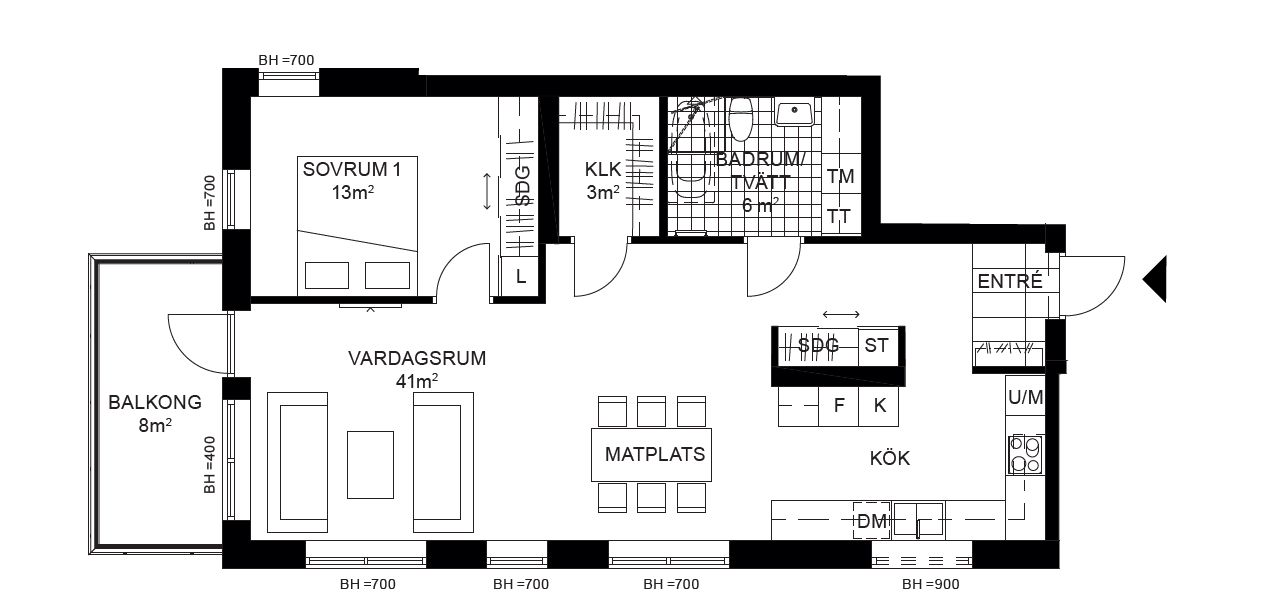
#> input picture Images/Calibrations/wallcalibration.png, 1261 x 611 px; the run also reads 1 picture not shown here
$ python main.py
#> lines starting #> are read from the running program, lines starting #| are printed output that depends on the picture; after the words box and inside, x2 and y2 are one past the last pixel; in counts of white or black regions, pixels touching at a corner belong together
### FloorplanToBlenderLib/config.py
import configparser
import os
import cv2
import json

from . import IO
from . import const
from . import calculate


def read_calibration(floorplan):

    if floorplan.wall_size_calibration == 0:
        floorplan.wall_size_calibration = create_image_scale_calibration(floorplan)
    return floorplan.wall_size_calibration


def create_image_scale_calibration(floorplan, got_settings=False):


    calibration_img = cv2.imread(floorplan.calibration_image_path)
    return calculate.wall_width_average(calibration_img)


def generate_file():


    conf = configparser.ConfigParser()
    conf["SYSTEM"] = {
        const.STR_OVERWRITE_DATA: const.DEFAULT_OVERWRITE_DATA,
        const.STR_BLENDER_INSTALL_PATH: IO.get_blender_os_path(),
        const.STR_OUT_FORMAT: json.dumps(const.DEFAULT_OUT_FORMAT),
    }

    os.makedirs(os.path.dirname(const.SYSTEM_CONFIG_FILE_NAME), exist_ok=True)
    with open(const.SYSTEM_CONFIG_FILE_NAME, "w") as configfile:
        conf.write(configfile)


    conf = configparser.ConfigParser()
    conf["IMAGE"] = {
        const.STR_IMAGE_PATH: json.dumps(const.DEFAULT_IMAGE_PATH),
        "COLOR": json.dumps([0, 0, 0]),
    }

    conf["TRANSFORM"] = {
        "position": json.dumps([0, 0, 0]),
        "rotation": json.dumps([0, 0, 90]),
        "scale": json.dumps([1, 1, 1]),
        "margin": json.dumps([0, 0, 0]),
    }

    conf[const.FEATURES] = {
        const.STR_FLOORS: json.dumps(const.DEFAULT_FEATURES),
        const.STR_ROOMS: json.dumps(const.DEFAULT_FEATURES),
        const.STR_WALLS: json.dumps(const.DEFAULT_FEATURES),
        const.STR_DOORS: json.dumps(const.DEFAULT_FEATURES),
        const.STR_WINDOWS: json.dumps(const.DEFAULT_FEATURES),
    }

    conf[const.SETTINGS] = {
        const.STR_REMOVE_NOISE: json.dumps(const.DEFAULT_REMOVE_NOISE),
        const.STR_RESCALE_IMAGE: json.dumps(const.DEFAULT_RESCALE_IMAGE),
    }

    conf[const.WALL_CALIBRATION] = {
        const.STR_CALIBRATION_IMAGE_PATH: json.dumps(
            const.DEFAULT_CALIBRATION_IMAGE_PATH
        ),
        const.STR_WALL_SIZE_CALIBRATION: json.dumps(
            const.DEFAULT_WALL_SIZE_CALIBRATION
        ),
    }

    with open(const.IMAGE_DEFAULT_CONFIG_FILE_NAME, "w") as configfile:
        conf.write(configfile)


# [12 lines left out: functions show, update, not called in this run]


def file_exist(name):

    return os.path.isfile(name)


def get_all(path):

    return get(path)


def get(config_path, *args):

#> called with config_path = './Configs/system.ini'
    conf = configparser.ConfigParser()

    if not file_exist(config_path):
        generate_file()
    conf.read(config_path)

    for key in args:
        conf = conf[key]
#> the answer given: Images/Models/Doors/door.png

    if args is None:
        return conf
    else:
        return conf


def get_default_image_path():
    return get(const.IMAGE_DEFAULT_CONFIG_FILE_NAME, "IMAGE", const.STR_IMAGE_PATH)


def get_default_blender_installation_path():
    return get(const.SYSTEM_CONFIG_FILE_NAME, "SYSTEM", const.STR_BLENDER_INSTALL_PATH)

### FloorplanToBlenderLib/floorplan.py
import json

from . import const
from . import config


def new_floorplan(config):

    return floorplan(config)


class floorplan:


    def __init__(self, conf=None):
        if conf is None:

            conf = const.IMAGE_DEFAULT_CONFIG_FILE_NAME
        self.conf = conf
        self.create_variables_from_config(self.conf)

    def __str__(self):
        return str(vars(self))

    def create_variables_from_config(self, conf):
#> called with conf = './Configs/default.ini'
        settings = config.get_all(conf)
        settings_dict = {s: dict(settings.items(s)) for s in settings.sections()}
        for group in settings_dict.items():
            for item in group[1].items():
                setattr(self, item[0], json.loads(item[1]))
#> the loop `for fp in floorplans:` made 1 pass; the answer given on pass 1: Images/Calibrations/wallcalibration.png

### FloorplanToBlenderLib/IO.py
import json
import os
from shutil import which
import shutil
import cv2
import platform
from sys import platform as pf
import numpy as np

from . import const
from . import image
from . import config


def find_reuseable_data(image_path, path):

#> called with image_path = 'Images/Calibrations/wallcalibration.png', path = 'Data/'
    for _, dirs, _ in os.walk(path):
        for dir in dirs:
            try:
                with open(path + dir + const.TRANSFORM_PATH) as f:
                    data = f.read()
                js = json.loads(data)
                if image_path == js[const.STR_IMAGE_PATH]:
                    return js[const.STR_ORIGIN_PATH], js[const.STR_SHAPE]
            except IOError:
                continue
    return None, None


def find_files(filename, search_path):

    for root, _, files in os.walk(search_path):
        if filename in files:
            return os.path.join(root, filename)
    return None


def blender_installed():

    if pf == "linux" or pf == "linux2":

        return find_files("blender", "/")
    elif pf == "darwin":

        return find_files("blender", "/")
    elif pf == "win32":

        return find_files("blender.exe", "C:\\")


def get_blender_os_path():
    _platform = platform.system()
    if (
        _platform.lower() == "linux"
        or _platform.lower() == "linux2"
        or _platform.lower() == "ubuntu"
    ):
        return const.LINUX_DEFAULT_BLENDER_INSTALL_PATH
    elif _platform.lower() == "darwin":
        return const.MAC_DEFAULT_BLENDER_INSTALL_PATH
    elif "win" in _platform.lower():
        return const.WIN_DEFAULT_BLENDER_INSTALL_PATH


def read_image(path, floorplan=None):


#> called with path = 'Images/Calibrations/wallcalibration.png'
    img = cv2.imread(path)
#> img is the input picture: shape (611, 1261, 3); mean B, G, R 229.1, 228.9, 229.1
    if img is None:
        print(f"ERROR: Image {path} could not be read by OpenCV library.")
        raise IOError

    scale_factor = 1
    if floorplan is not None:
        if floorplan.remove_noise:
            img = image.denoising(img)
        if floorplan.rescale_image:

            calibrations = config.read_calibration(floorplan)
            floorplan.wall_size_calibration = calibrations
            scale_factor = image.detect_wall_rescale(float(calibrations), img)
            if scale_factor is None:
                print(

                    + "If rescale still is needed, please rescale manually."
                )
                scale_factor = 1
            else:
                img = image.cv2_rescale_image(img, scale_factor)

    return img, cv2.cvtColor(img, cv2.COLOR_BGR2GRAY), scale_factor


# [5 lines left out: function readlines_file, not called in this run]


def ndarrayJsonDumps(obj):
    if type(obj).__module__ == np.__name__:
        if isinstance(obj, np.ndarray):
            return obj.tolist()
        else:
            return obj.item()
    raise TypeError("Unknown type:", type(obj))


def save_to_file(file_path, data, show=True):

    with open(file_path + const.SAVE_DATA_FORMAT, "w") as f:
        try:
            f.write(json.dumps(data))
        except TypeError:
            f.write(json.dumps(data, default=ndarrayJsonDumps))

    if show:
        print("Created file : " + file_path + const.SAVE_DATA_FORMAT)


# [6 lines left out: function read_from_file, not called in this run]


def clean_data_folder(folder):

    for root, dirs, files in os.walk(folder):
        for f in files:
            os.unlink(os.path.join(root, f))
        for d in dirs:
            shutil.rmtree(os.path.join(root, d))


def create_new_floorplan_path(path):

    res = 0
    for _, dirs, _ in os.walk(path):
        for _ in dirs:
            try:
                name_not_found = True
                while name_not_found:
                    if not os.path.exists(path + str(res) + "/"):
                        break
                    res += 1
            except Exception:
                continue

    res = path + str(res) + "/"
    if not os.path.exists(res):
        os.makedirs(res)
    return res


# [4 lines left out: function get_current_path, not called in this run]


def find_program_path(name):

    return which(name)


def get_next_target_base_name(target_base, target_path):

    fid = 0
    if os.path.isfile("." + target_path):
        for file in os.listdir("." + const.TARGET_PATH):
            filename = os.fsdecode(file)
            if filename.endswith(const.BASE_FORMAT):
                fid += 1
        target_base += str(fid)

    return target_base

### FloorplanToBlenderLib/image.py
import cv2
import numpy as np
from PIL import Image
from . import calculate
from . import const


def pil_rescale_image(image, factor):
    width, height = image.size
    return image.resize((int(width * factor), int(height * factor)), resample=Image.BOX)


def cv2_rescale_image(image, factor):
    return cv2.resize(image, None, fx=factor, fy=factor)


def pil_to_cv2(image):
    return cv2.cvtColor(np.asarray(image), cv2.COLOR_RGB2BGR)


def calculate_scale_factor(preferred: float, value: float):
    return preferred / value


def denoising(img):
    return cv2.fastNlMeansDenoisingColored(
        img,
        None,
        const.IMAGE_H,
        const.IMAGE_HCOLOR,
        const.IMAGE_TEMPLATE_SIZE,
        const.IMAGE_SEARCH_SIZE,
    )


def remove_noise(img, noise_removal_threshold):

    img[img < 128] = 0
    img[img > 128] = 255
    contours, _ = cv2.findContours(~img, cv2.RETR_EXTERNAL, cv2.CHAIN_APPROX_SIMPLE)
    mask = np.zeros_like(img)
    for contour in contours:
        area = cv2.contourArea(contour)
        if area > noise_removal_threshold:
            cv2.fillPoly(mask, [contour], 255)
    return mask


def mark_outside_black(img, mask):


    contours, _ = cv2.findContours(~img, cv2.RETR_EXTERNAL, cv2.CHAIN_APPROX_SIMPLE)
    contour_sizes = [(cv2.contourArea(contour), contour) for contour in contours]
    biggest_contour = max(contour_sizes, key=lambda x: x[0])[1]
    mask = np.zeros_like(mask)
    cv2.fillPoly(mask, [biggest_contour], 255)
    img[mask == 0] = 0
    return img, mask


def detect_wall_rescale(reference_size, image):

    image_wall_size = calculate.wall_width_average(image)
    if image_wall_size is None:
        return None
    return calculate_scale_factor(float(reference_size), image_wall_size)

### FloorplanToBlenderLib/calculate.py
import cv2
import math
import numpy as np
from . import detect
from . import const


def average(lst):
    return sum(lst) / len(lst)


def points_inside_contour(points, contour):

    for x, y in points:
        if cv2.pointPolygonTest(contour, (float(x), float(y)), False) == 1.0:
            return True
    return False


def remove_walls_not_in_contour(walls, contour):

    res = []
    for wall in walls:
        for point in wall:
            if points_inside_contour(point, contour):
                res.append(wall)
                break
    return res


def wall_width_average(img):


    gray = cv2.cvtColor(img, cv2.COLOR_BGR2GRAY)


    height, width, channels = img.shape
    blank_image = np.zeros(
        (height, width, 3), np.uint8
    )


    wall_img = detect.wall_filter(gray)


    boxes, img = detect.precise_boxes(wall_img, blank_image)


    filtered_boxes = list()
    for box in boxes:
        if len(box) == 4:
            x, y, w, h = cv2.boundingRect(box)


            if w > h:
                shortest = h
            else:
                shortest = w
            filtered_boxes.append(shortest)


    if (
        len(filtered_boxes) == 0
    ):
        return None

    return average(filtered_boxes)


def best_matches_with_modulus_angle(match_list):


    index1 = 0
    index2 = 0
    best = math.inf

    for i, _ in enumerate(match_list):
        for j, _ in enumerate(match_list):

            pos1_model = match_list[i][0]
            pos2_model = match_list[j][0]

            pos1_cap = match_list[i][1]
            pos2_cap = match_list[j][1]

            pt1 = (pos1_model[0] - pos2_model[0], pos1_model[1] - pos2_model[1])
            pt2 = (pos1_cap[0] - pos2_cap[0], pos1_cap[1] - pos2_cap[1])

            if pt1 == pt2 or pt1 == (0, 0) or pt2 == (0, 0):
                continue

            ang = math.degrees(angle_between_vectors_2d(pt1, pt2))
            diff = ang % const.DOOR_ANGLE_HIT_STEP

            if diff < best:
                best = diff
                index1 = i
                index2 = j

    return index1, index2


def points_are_inside_or_close_to_box(door, box):

    for point in door:
        if rect_contains_or_almost_contains_point(point, box):
            return True
    return False


def angle_between_vectors_2d(vector1, vector2):

    x1, y1 = vector1
    x2, y2 = vector2
    inner_product = x1 * x2 + y1 * y2
    len1 = math.hypot(x1, y1)
    len2 = math.hypot(x2, y2)
    return math.acos(inner_product / (len1 * len2))


def rect_contains_or_almost_contains_point(pt, box):


    x, y, w, h = cv2.boundingRect(box)
    is_inside = x < pt[0] < x + w and y < pt[1] < y + h

    almost_inside = False

    min_dist = 0
    if w < h:
        min_dist = w
    else:
        min_dist = h

    for point in box:
        dist = abs(point[0][0] - pt[0]) + abs(point[0][1] - pt[1])
        if dist <= min_dist:
            almost_inside = True
            break

    return is_inside or almost_inside


def box_center(box):

    x, y, w, h = cv2.boundingRect(box)
    return (x + w / 2, y + h / 2)


def euclidean_distance_2d(p1, p2):

    return math.sqrt(abs(math.pow(p1[0] - p2[0], 2) - math.pow(p1[1] - p2[1], 2)))


def magnitude_2d(point):

    return math.sqrt(point[0] * point[0] + point[1] * point[1])


def normalize_2d(normal):

    mag = magnitude_2d(normal)
    for i, val in enumerate(normal):
        normal[i] = val / mag
    return normal

### FloorplanToBlenderLib/detect.py
import cv2
import numpy as np
from . import image
from . import const
from . import image
from . import calculate
from . import transform
import math


def wall_filter(gray):

    _, thresh = cv2.threshold(
        gray,
        const.WALL_FILTER_TRESHOLD[0],
        const.WALL_FILTER_TRESHOLD[1],
        cv2.THRESH_BINARY_INV + cv2.THRESH_OTSU,
    )
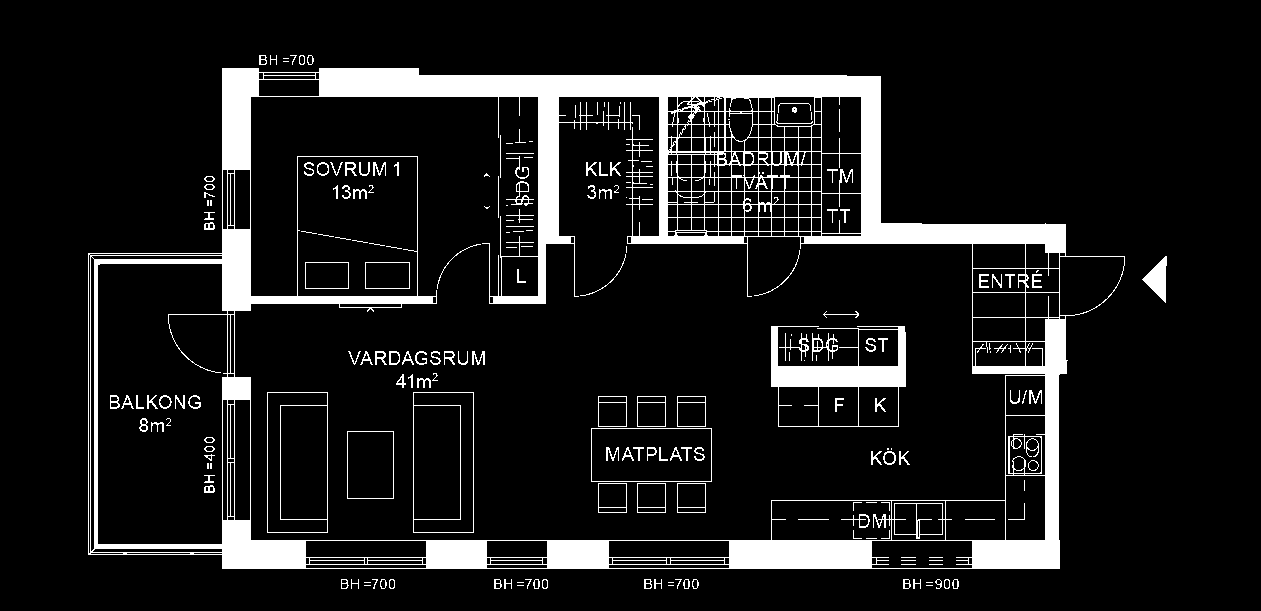
#> thresh: shape (611, 1261); 10.6% white; 214 white regions (79 under 20 px), largest, box (x1, y1, x2, y2) and area: (88, 68, 1125, 569) 67333, (771, 326, 906, 427) 3952, (267, 392, 328, 533) 607


    kernel = np.ones(const.WALL_FILTER_KERNEL_SIZE, np.uint8)
    opening = cv2.morphologyEx(
        thresh,
        cv2.MORPH_OPEN,
        kernel,
        iterations=const.WALL_FILTER_MORPHOLOGY_ITERATIONS,
    )
#> opening: shape (611, 1261); 7.4% white; 11 white regions, largest, box (x1, y1, x2, y2) and area: (319, 68, 1066, 304) 26609, (972, 319, 1067, 569) 6630, (94, 229, 433, 311) 4480

    sure_bg = cv2.dilate(
        opening, kernel, iterations=const.WALL_FILTER_DILATE_ITERATIONS
    )
#> sure_bg: shape (611, 1261); 10.1% white; 11 white regions, largest, box (x1, y1, x2, y2) and area: (316, 65, 1069, 307) 35699, (969, 316, 1070, 572) 9180, (91, 226, 436, 314) 7048

    dist_transform = cv2.distanceTransform(
        opening, cv2.DIST_L2, const.WALL_FILTER_DISTANCE
    )
    ret, sure_fg = cv2.threshold(
        const.WALL_FILTER_DISTANCE_THRESHOLD[0] * dist_transform,
        const.WALL_FILTER_DISTANCE_THRESHOLD[1] * dist_transform.max(),
        const.WALL_FILTER_MAX_VALUE,
        const.WALL_FILTER_THRESHOLD_TECHNIQUE,
    )
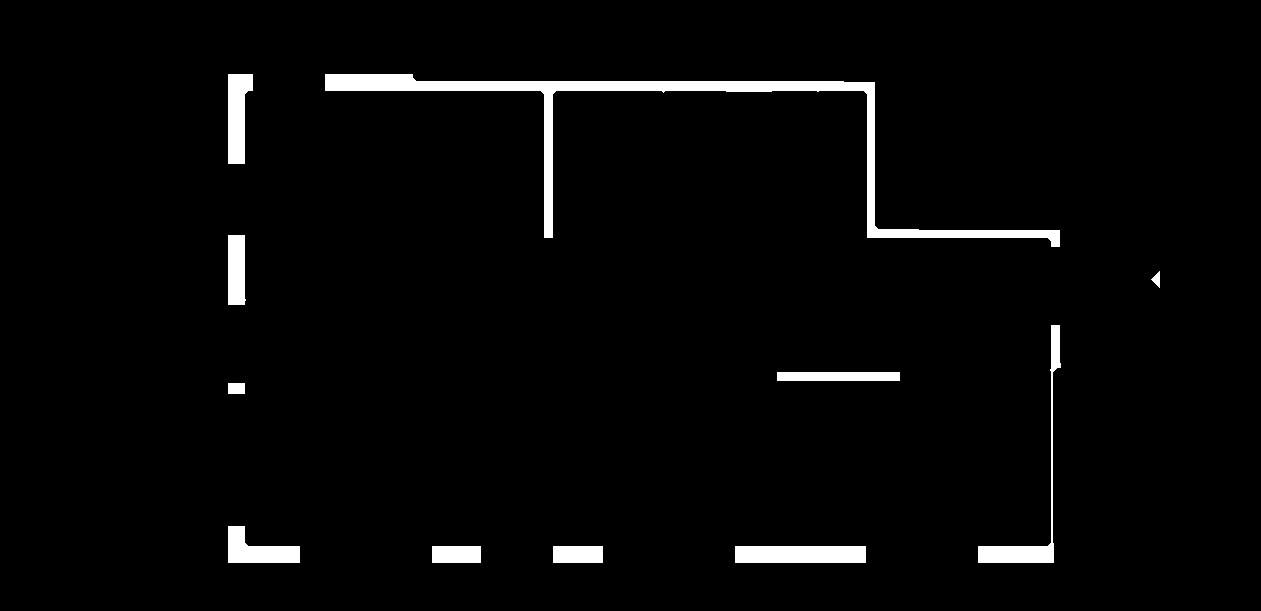
#> sure_fg: shape (611, 1261) float32; 2.9% white; 11 white regions, largest, box (x1, y1, x2, y2) and area: (325, 74, 1060, 247) 10277, (735, 546, 866, 563) 2227, (978, 325, 1061, 563) 2061
#> ret = 3.4

    sure_fg = np.uint8(sure_fg)
    unknown = cv2.subtract(sure_bg, sure_fg)
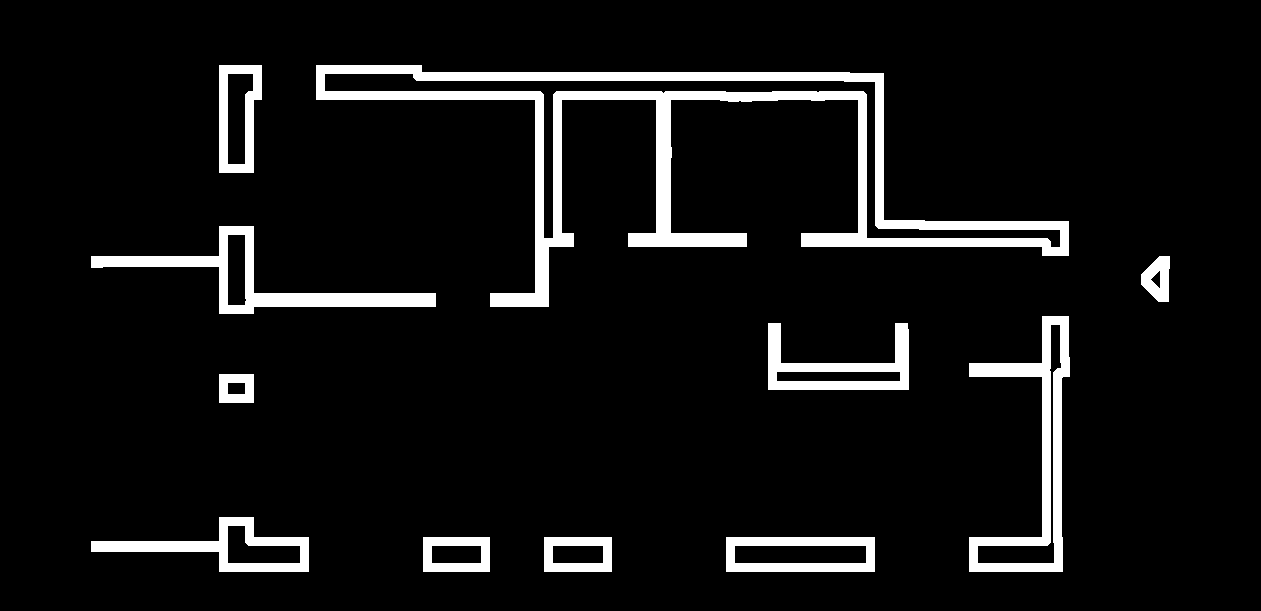
#> unknown: shape (611, 1261); 7.3% white; 11 white regions

    return unknown


def precise_boxes(detect_img, output_img=None, color=[100, 100, 0]):

    res = []

    contours, _ = cv2.findContours(
        detect_img, cv2.RETR_EXTERNAL, cv2.CHAIN_APPROX_SIMPLE
    )
#> contours = 11 contours; largest, box (x1, y1, x2, y2) and area: (316, 65, 1069, 307) 34192, (969, 316, 1070, 572) 8754, (91, 226, 436, 314) 6618, (726, 537, 875, 572) 5032, (91, 517, 309, 572) 4988

    for cnt in contours:
        epsilon = const.PRECISE_BOXES_ACCURACY * cv2.arcLength(cnt, True)
        approx = cv2.approxPolyDP(cnt, epsilon, True)
        if output_img is not None:
            output_img = cv2.drawContours(output_img, [approx], 0, color)
        res.append(approx)
#> this loop made 11 passes
#> epsilon on passes 4, 6, 7, 8, 9, 10, 11: 0.54, 0.49, 0.854, 0.125, 0.861, 3.02, 0.297
#> pass 1, in precise_boxes, `output_img = cv2.drawContours(output_img, [approx], 0, color)`:
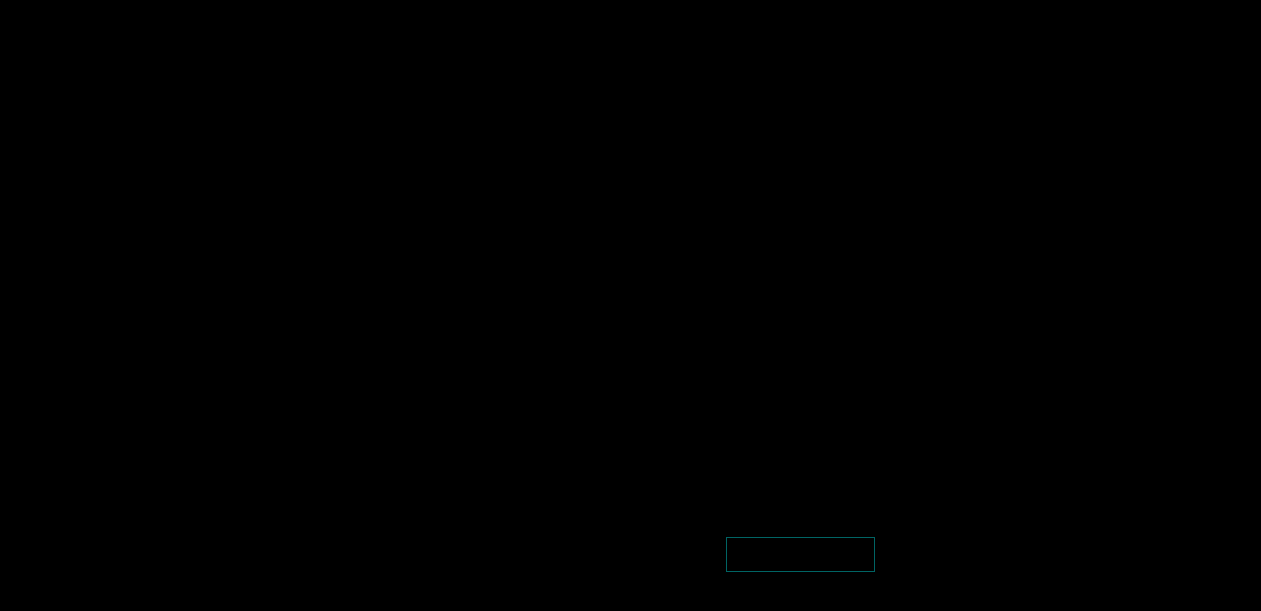
#> output_img: shape (611, 1261, 3); mean of channels 0, 1, 2 0, 0, 0; drawn as B, G, R
#> after the loop, res = 11 contours; largest, box (x1, y1, x2, y2) and area: (316, 65, 1069, 307) 34494, (969, 316, 1070, 572) 8826, (91, 226, 436, 314) 6620, (726, 537, 875, 572) 5032, (91, 517, 309, 572) 4988
#> (the rest of the program and of its run is left out)
